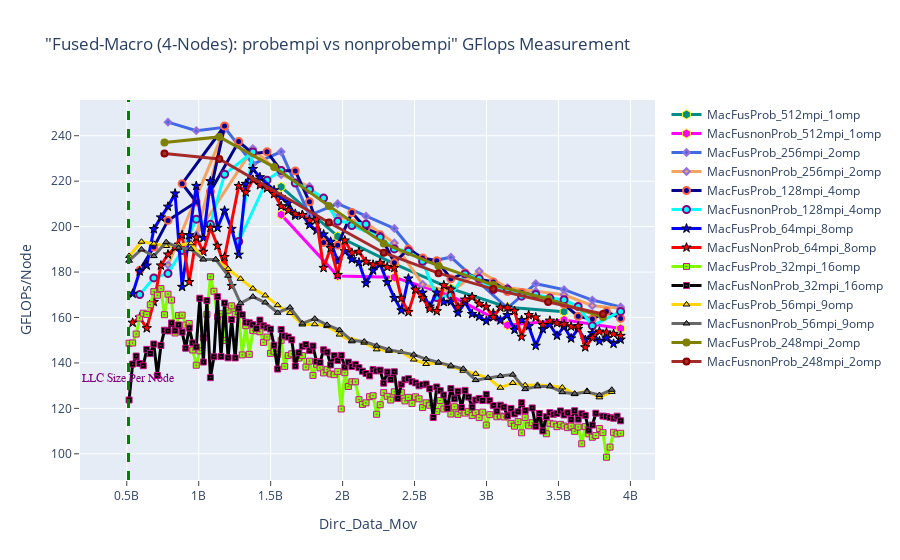

Notebook code for this chart:
### Markdown cell above
## GFLOPS - Fused Macro: Probempi vs NonProbempi

### Code cell
fig = go.Figure() 

# Case 1
fig.add_trace(go.Scatter(x=(dfn4MacFusProb_512mpi_1omp.Dirc_Data_Mov*(dfn4MacFusProb_512mpi_1omp.MPI_size/4)), 
                         y=(dfn4MacFusProb_512mpi_1omp.GFLOPS*(dfn4MacFusProb_512mpi_1omp.MPI_size/4)), 
                         mode='lines+markers', 
                         name='MacFusProb_512mpi_1omp',
                         line=dict(color='darkcyan',width=3),
                         marker=dict(symbol='hexagon',size=9, line=dict(color='yellow',width=1))))

fig.add_trace(go.Scatter(x=(dfn4MacFusnonProb_512mpi_1omp.Dirc_Data_Mov*(dfn4MacFusnonProb_512mpi_1omp.MPI_size/4)), 
                         y=(dfn4MacFusnonProb_512mpi_1omp.GFLOPS*(dfn4MacFusnonProb_512mpi_1omp.MPI_size/4)), 
                         mode='lines+markers', 
                         name='MacFusnonProb_512mpi_1omp',
                         line=dict(color='magenta',width=3),
                         marker=dict(symbol='hexagon',size=9, line=dict(color='yellow',width=1))))


# Case 2
fig.add_trace(go.Scatter(x=(dfn4MacFusProb_256mpi_2omp.Dirc_Data_Mov*(dfn4MacFusProb_256mpi_2omp.MPI_size/4)), 
                         y=(dfn4MacFusProb_256mpi_2omp.GFLOPS*(dfn4MacFusProb_256mpi_2omp.MPI_size/4)), 
                         mode='lines+markers', 
                         name='MacFusProb_256mpi_2omp',
                         line=dict(color='royalblue',width=3),
                         marker=dict(symbol='diamond',size=5,line=dict(color='MediumPurple',width=2))))

fig.add_trace(go.Scatter(x=(dfn4MacFusnonProb_256mpi_2omp.Dirc_Data_Mov*(dfn4MacFusnonProb_256mpi_2omp.MPI_size/4)), 
                         y=(dfn4MacFusnonProb_256mpi_2omp.GFLOPS*(dfn4MacFusnonProb_256mpi_2omp.MPI_size/4)), 
                         mode='lines+markers', 
                         name='MacFusnonProb_256mpi_2omp',
                         line=dict(color='sandybrown',width=3),
                         marker=dict(symbol='diamond',size=5,line=dict(color='MediumPurple',width=2))))


# Case 3
fig.add_trace(go.Scatter(x=(dfn4MacFusProb_128mpi_4omp.Dirc_Data_Mov*(dfn4MacFusProb_128mpi_4omp.MPI_size/4)), 
                         y=(dfn4MacFusProb_128mpi_4omp.GFLOPS*(dfn4MacFusProb_128mpi_4omp.MPI_size/4)), 
                         mode='lines+markers', 
                         name='MacFusProb_128mpi_4omp',
                         line=dict(color='darkblue',width=3),
                         marker=dict(symbol='circle',size=7, line=dict(color='tomato',width=2))))

fig.add_trace(go.Scatter(x=(dfn4MacFusnonProb_128mpi_4omp.Dirc_Data_Mov*(dfn4MacFusnonProb_128mpi_4omp.MPI_size/4)), 
                         y=(dfn4MacFusnonProb_128mpi_4omp.GFLOPS*(dfn4MacFusnonProb_128mpi_4omp.MPI_size/4)), 
                         mode='lines+markers', 
                         name='MacFusnonProb_128mpi_4omp',
                         line=dict(color='cyan',width=3),
                         marker=dict(symbol='circle',size=7,line=dict(color='Purple',width=2))))



# Case 4
fig.add_trace(go.Scatter(x=(dfn4MacFusProb_64mpi_8omp.Dirc_Data_Mov*(dfn4MacFusProb_64mpi_8omp.MPI_size/4)), 
                         y=(dfn4MacFusProb_64mpi_8omp.GFLOPS*(dfn4MacFusProb_64mpi_8omp.MPI_size/4)), 
                         mode='lines+markers', 
                         name='MacFusProb_64mpi_8omp',
                         line=dict(color='blue',width=3),
                         marker=dict(symbol='star',size=7, line=dict(color='black',width=1))))

fig.add_trace(go.Scatter(x=(dfn4MacFusNonProb_64mpi_8omp.Dirc_Data_Mov*(dfn4MacFusNonProb_64mpi_8omp.MPI_size/4)), 
                         y=(dfn4MacFusNonProb_64mpi_8omp.GFLOPS*(dfn4MacFusNonProb_64mpi_8omp.MPI_size/4)), 
                         mode='lines+markers', 
                         name='MacFusNonProb_64mpi_8omp',
                         line=dict(color='red',width=3),
                         marker=dict(symbol='star',size=7, line=dict(color='black',width=1))))


# Case 5
fig.add_trace(go.Scatter(x=(dfn4MacFusProb_32mpi_16omp.Dirc_Data_Mov*(dfn4MacFusProb_32mpi_16omp.MPI_size/4)), 
                         y=(dfn4MacFusProb_32mpi_16omp.GFLOPS*(dfn4MacFusProb_32mpi_16omp.MPI_size/4)), 
                         mode='lines+markers', 
                         name='MacFusProb_32mpi_16omp',
                         line=dict(color='chartreuse',width=3),
                         marker=dict(symbol='square-dot',size=6, line=dict(color='mediumvioletred',width=1))))

fig.add_trace(go.Scatter(x=(dfn4MacFusNonProb_32mpi_16omp.Dirc_Data_Mov*(dfn4MacFusNonProb_32mpi_16omp.MPI_size/4)), 
                         y=(dfn4MacFusNonProb_32mpi_16omp.GFLOPS*(dfn4MacFusNonProb_32mpi_16omp.MPI_size/4)), 
                         mode='lines+markers', 
                         name='MacFusNonProb_32mpi_16omp',
                         line=dict(color='black',width=3),
                         marker=dict(symbol='square-dot',size=6, line=dict(color='mediumvioletred',width=1))))


# Case 6
fig.add_trace(go.Scatter(x=(dfn4MacFusProb_56mpi_9omp.Dirc_Data_Mov*(dfn4MacFusProb_56mpi_9omp.MPI_size/4)), 
                         y=(dfn4MacFusProb_56mpi_9omp.GFLOPS*(dfn4MacFusProb_56mpi_9omp.MPI_size/4)), 
                         mode='lines+markers', 
                         name='MacFusProb_56mpi_9omp',
                         line=dict(color='gold',width=3),
                         marker=dict(symbol='triangle-up',size=6, line=dict(color='black',width=1))))

fig.add_trace(go.Scatter(x=(dfn4MacFusnonProb_56mpi_9omp.Dirc_Data_Mov*(dfn4MacFusnonProb_56mpi_9omp.MPI_size/4)), 
                         y=(dfn4MacFusnonProb_56mpi_9omp.GFLOPS*(dfn4MacFusnonProb_56mpi_9omp.MPI_size/4)), 
                         mode='lines+markers', 
                         name='MacFusnonProb_56mpi_9omp',
                         line=dict(color='dimgray',width=3),
                         marker=dict(symbol='triangle-up',size=6, line=dict(color='black',width=1))))



# Case 7
fig.add_trace(go.Scatter(x=(dfn4MacFusProb_248mpi_2omp.Dirc_Data_Mov*(dfn4MacFusProb_248mpi_2omp.MPI_size/4)), 
                         y=(dfn4MacFusProb_248mpi_2omp.GFLOPS*(dfn4MacFusProb_248mpi_2omp.MPI_size/4)), 
                         mode='lines+markers', 
                         name='MacFusProb_248mpi_2omp',
                         line=dict(color='olive',width=3),
                         marker=dict(symbol='circle',size=6, line=dict(color='olive',width=2))))

fig.add_trace(go.Scatter(x=(dfn4MacFusnonProb_248mpi_2omp.Dirc_Data_Mov*(dfn4MacFusnonProb_248mpi_2omp.MPI_size/4)), 
                         y=(dfn4MacFusnonProb_248mpi_2omp.GFLOPS*(dfn4MacFusnonProb_248mpi_2omp.MPI_size/4)), 
                         mode='lines+markers', 
                         name='MacFusnonProb_248mpi_2omp',
                         line=dict(color='Brown',width=3),
                         marker=dict(symbol='circle',size=6, line=dict(color='darkred',width=2))))




# Adding a vertical line
fig.add_vline(x=512e6, line_width=3, line_dash="dash", line_color="green")
# fig.add_hline(y=1024, line_width=3, line_dash="dash", line_color="red")

# Add annotation
fig.add_annotation(
    x='512e6'
    , y=130
    , text=f'LLC Size Per Node'
    , yanchor='bottom'
    , showarrow=False
    , arrowhead=1
    , arrowsize=1
    , arrowwidth=2
    , arrowcolor="#636363"
    , ax=-20
    , ay=-30
    , font=dict(size=12, color="purple", family="Sans Serif")
    , align="left"
    ,)

fig.update_layout(title='"Fused-Macro (4-Nodes): probempi vs nonprobempi" GFlops Measurement',
                  xaxis_title='Dirc_Data_Mov', yaxis_title='GFLOPs/Node', 
                  xaxis=dict(ticks="outside"),  
                  yaxis=dict(ticks="outside"))

### Figure 1 — Plotly figure (JSON) as saved in the notebook; plotly's stock layout.template omitted (floating-point values rounded to 4 significant figures; data arrays with more than 128 entries replaced by an {"elided": "..."} marker saying what was removed)
{"data": [{"line": {"color": "darkcyan", "width": 3}, "marker": {"line": {"color": "yellow", "width": 1}, "size": 9, "symbol": "hexagon"}, "mode": "lines+markers", "name": "MacFusProb_512mpi_1omp", "type": "scatter", "x": [1572864000, 1966080000, 2359296000, 2752512000, 3145728000, 3538944000], "y": [217.5, 195.7, 183.6, 172.7, 164.5, 162.5]}, {"line": {"color": "magenta", "width": 3}, "marker": {"line": {"color": "yellow", "width": 1}, "size": 9, "symbol": "hexagon"}, "mode": "lines+markers", "name": "MacFusnonProb_512mpi_1omp", "type": "scatter", "x": [1572864000, 1966080000, 2359296000, 2752512000, 3145728000, 3538944000, 3932160000], "y": [205.3, 178.2, 177.7, 169.5, 156.6, 158.9, 155.2]}, {"line": {"color": "royalblue", "width": 3}, "marker": {"line": {"color": "MediumPurple", "width": 2}, "size": 5, "symbol": "diamond"}, "mode": "lines+markers", "name": "MacFusProb_256mpi_2omp", "type": "scatter", "x": [786432000, 983040000, 1179648000, 1376256000, 1572864000, 1769472000, 1966080000, 2162688000, 2359296000, 2555904000, 2752512000, 3145728000, 3342336000, 3538944000, 3735552000, 3932160000], "y": [246.0, 242.2, 243.7, 227.5, 232.9, 205.0, 210.1, 204.6, 199.2, 184.0, 186.5, 164.1, 174.9, 172.3, 167.7, 164.7]}, {"line": {"color": "sandybrown", "width": 3}, "marker": {"line": {"color": "MediumPurple", "width": 2}, "size": 5, "symbol": "diamond"}, "mode": "lines+markers", "name": "MacFusnonProb_256mpi_2omp", "type": "scatter", "x": [786432000, 1179648000, 983040000, 1376256000, 1572864000, 1769472000, 1966080000, 2162688000, 2359296000, 2555904000, 2752512000, 2949120000, 3145728000, 3342336000, 3538944000, 3735552000, 3932160000], "y": [183.1, 242.8, 196.3, 234.3, 222.8, 217.6, 204.2, 201.6, 192.8, 174.6, 171.2, 180.4, 173.1, 171.5, 170.0, 165.2, 164.0]}, {"line": {"color": "darkblue", "width": 3}, "marker": {"line": {"color": "tomato", "width": 2}, "size": 7, "symbol": "circle"}, "mode": "lines+markers", "name": "MacFusProb_128mpi_4omp", "type": "scatter", "x": [589824000, 688128000, 786432000, 983040000, 884736000, 1179648000, 1081344000, 1277952000, 1376256000, 1474560000, 1572864000, 1671168000, 1769472000, 1867776000, 1966080000, 2064384000, 2162688000, 2260992000, 2359296000, 2457600000, 2555904000, 2654208000, 2752512000, 2850816000, 2949120000, 3047424000, 3145728000, 3244032000, 3342336000, 3440640000, 3538944000, 3637248000, 3735552000, 3833856000, 3932160000], "y": [180.8, 191.0, 202.7, 210.8, 218.9, 244.3, 215.5, 237.4, 232.1, 232.9, 224.6, 224.5, 210.9, 193.0, 191.8, 206.2, 199.3, 196.4, 184.1, 190.1, 186.2, 185.0, 177.0, 179.6, 176.9, 175.6, 171.4, 171.0, 169.7, 168.1, 165.8, 160.5, 159.3, 162.6, 159.6]}, {"line": {"color": "cyan", "width": 3}, "marker": {"line": {"color": "Purple", "width": 2}, "size": 7, "symbol": "circle"}, "mode": "lines+markers", "name": "MacFusnonProb_128mpi_4omp", "type": "scatter", "x": [589824000, 688128000, 786432000, 884736000, 983040000, 1081344000, 1179648000, 1376256000, 1277952000, 1474560000, 1572864000, 1671168000, 1769472000, 1867776000, 1966080000, 2162688000, 2064384000, 2260992000, 2359296000, 2457600000, 2555904000, 2654208000, 2752512000, 2850816000, 2949120000, 3047424000, 3145728000, 3244032000, 3342336000, 3440640000, 3538944000, 3637248000, 3735552000, 3932160000], "y": [170.1, 177.4, 179.4, 189.5, 203.3, 201, 223.0, 232.8, 193.5, 220.5, 224.7, 219.2, 216.4, 212.5, 202.4, 201.0, 200.5, 195.3, 190.2, 189.2, 184.7, 168.8, 169.8, 179.1, 177.1, 172.2, 172.4, 169.4, 170.1, 168.5, 167.8, 164.8, 156.3, 162.7]}, {"line": {"color": "blue", "width": 3}, "marker": {"line": {"color": "black", "width": 1}, "size": 7, "symbol": "star"}, "mode": "lines+markers", "name": "MacFusProb_64mpi_8omp", "type": "scatter", "x": [540672000, 589824000, 638976000, 688128000, 737280000, 786432000, 835584000, 884736000, 933888000, 983040000, 1032192000, 1081344000, 1130496000, 1179648000, 1228800000, 1277952000, 1327104000, 1376256000, 1425408000, 1523712000, 1572864000, 1622016000, 1671168000, 1720320000, 1769472000, 1818624000, 1867776000, 1916928000, 1966080000, 2015232000, 2064384000, 2113536000, 2162688000, 2211840000, 2260992000, 2310144000, 2359296000, 2408448000, 2457600000, 2506752000, 2555904000, 2605056000, 2654208000, 2703360000, 2752512000, 2801664000, 2850816000, 2899968000, 2949120000, 2998272000, 3047424000, 3096576000, 3145728000, 3194880000, 3244032000, 3293184000, 3342336000, 3391488000, 3440640000, 3489792000, 3538944000, 3588096000, 3637248000, 3686400000, 3735552000, 3784704000, 3833856000, 3883008000, 3932160000], "y": [170.5, 180.3, 182.9, 198.9, 204.0, 208.8, 214.6, 173.5, 196.2, 217.9, 195.0, 220.0, 199.5, 207.0, 199.0, 187.6, 218.8, 225.4, 221.7, 216.0, 212.9, 210.4, 204.8, 205.1, 200.7, 198.3, 196.6, 193.4, 184.7, 189.2, 185.6, 184.2, 175.1, 180.7, 183.4, 175.6, 168.6, 163.1, 177.1, 172.2, 170.9, 164.8, 171.0, 166.8, 167.0, 162.1, 166.6, 161.5, 160.4, 158.4, 161.9, 158.7, 161.1, 154.6, 158.9, 156.2, 147.6, 154.9, 156.9, 152.0, 156.0, 150.8, 155.0, 150.1, 153.1, 149.6, 150.9, 148.4, 150.3]}, {"line": {"color": "red", "width": 3}, "marker": {"line": {"color": "black", "width": 1}, "size": 7, "symbol": "star"}, "mode": "lines+markers", "name": "MacFusNonProb_64mpi_8omp", "type": "scatter", "x": [540672000, 589824000, 638976000, 688128000, 737280000, 786432000, 835584000, 884736000, 933888000, 983040000, 1032192000, 1081344000, 1130496000, 1228800000, 1179648000, 1277952000, 1327104000, 1376256000, 1425408000, 1474560000, 1523712000, 1572864000, 1622016000, 1671168000, 1720320000, 1769472000, 1818624000, 1867776000, 1916928000, 1966080000, 2015232000, 2064384000, 2113536000, 2162688000, 2211840000, 2260992000, 2310144000, 2359296000, 2408448000, 2457600000, 2506752000, 2555904000, 2605056000, 2654208000, 2703360000, 2752512000, 2801664000, 2850816000, 2899968000, 2949120000, 2998272000, 3047424000, 3096576000, 3145728000, 3194880000, 3244032000, 3293184000, 3342336000, 3391488000, 3440640000, 3489792000, 3538944000, 3588096000, 3637248000, 3686400000, 3735552000, 3784704000, 3833856000, 3883008000, 3932160000], "y": [157.7, 160.0, 155.3, 166.8, 182.9, 187.7, 190.8, 196.3, 175.6, 195.2, 188.9, 199.5, 191.6, 173.9, 186.6, 217.9, 215.1, 220.6, 218.2, 216.9, 214.3, 209.0, 207.1, 205.7, 205.1, 202.8, 203.1, 181.8, 190.5, 178.7, 193.9, 188.5, 188.9, 184.5, 183.3, 184.0, 182.2, 181.8, 168.4, 162.4, 172.3, 168.5, 163.9, 162.8, 174.2, 172.3, 164.5, 167.9, 169.0, 166.0, 164.7, 160.1, 164.3, 164.4, 162.8, 151.5, 161.1, 160.0, 156.7, 158.6, 157.5, 157.1, 156.0, 156.2, 146.9, 151.0, 153.8, 153.4, 152.8, 151.9]}, {"line": {"color": "chartreuse", "width": 3}, "marker": {"line": {"color": "mediumvioletred", "width": 1}, "size": 6, "symbol": "square-dot"}, "mode": "lines+markers", "name": "MacFusProb_32mpi_16omp", "type": "scatter", "x": {"elided": "137 int values"}, "y": {"elided": "137 float values"}}, {"line": {"color": "black", "width": 3}, "marker": {"line": {"color": "mediumvioletred", "width": 1}, "size": 6, "symbol": "square-dot"}, "mode": "lines+markers", "name": "MacFusNonProb_32mpi_16omp", "type": "scatter", "x": {"elided": "138 int values"}, "y": {"elided": "138 float values"}}, {"line": {"color": "gold", "width": 3}, "marker": {"line": {"color": "black", "width": 1}, "size": 6, "symbol": "triangle-up"}, "mode": "lines+markers", "name": "MacFusProb_56mpi_9omp", "type": "scatter", "x": [516096000, 602112000, 688128000, 774144000, 860160000, 946176000, 1032192000, 1118208000, 1204224000, 1290240000, 1376256000, 1462272000, 1548288000, 1634304000, 1720320000, 1806336000, 1892352000, 2064384000, 1978368000, 2150400000, 2236416000, 2322432000, 2408448000, 2494464000, 2580480000, 2666496000, 2752512000, 2838528000, 2924544000, 3010560000, 3096576000, 3182592000, 3268608000, 3354624000, 3440640000, 3526656000, 3612672000, 3698688000, 3784704000, 3870720000], "y": [187.1, 193.3, 192.5, 191.5, 191.8, 192.6, 185.6, 185.5, 181.4, 177.0, 172.7, 169.7, 165.4, 162.0, 156.9, 157.0, 156.2, 149.5, 152.5, 148.9, 146.0, 145.3, 144.8, 141.5, 139.5, 140.1, 138.5, 136.5, 135.2, 133.4, 129.1, 131.2, 130.2, 130.3, 130.0, 129.2, 126.3, 127.7, 124.9, 127.2]}, {"line": {"color": "dimgray", "width": 3}, "marker": {"line": {"color": "black", "width": 1}, "size": 6, "symbol": "triangle-up"}, "mode": "lines+markers", "name": "MacFusnonProb_56mpi_9omp", "type": "scatter", "x": [516096000, 602112000, 688128000, 774144000, 860160000, 946176000, 1032192000, 1118208000, 1204224000, 1290240000, 1376256000, 1462272000, 1548288000, 1634304000, 1720320000, 1806336000, 1892352000, 1978368000, 2064384000, 2150400000, 2236416000, 2322432000, 2494464000, 2580480000, 2666496000, 2752512000, 2838528000, 2924544000, 3010560000, 3096576000, 3182592000, 3268608000, 3354624000, 3440640000, 3526656000, 3612672000, 3698688000, 3784704000, 3870720000], "y": [185.0, 190.0, 187.0, 193.2, 190.7, 190.1, 185.5, 185.6, 178.4, 166.3, 169.2, 166.6, 162.1, 164.4, 157.4, 159.5, 156.8, 154.5, 149.9, 149.4, 147.6, 145.8, 143.6, 141.7, 140.2, 138.8, 137.4, 132.4, 133.5, 134.2, 134.9, 128.5, 129.7, 129.6, 127.1, 126.5, 127.2, 125.9, 128.2]}, {"line": {"color": "olive", "width": 3}, "marker": {"line": {"color": "olive", "width": 2}, "size": 6, "symbol": "circle"}, "mode": "lines+markers", "name": "MacFusProb_248mpi_2omp", "type": "scatter", "x": [761856000, 1142784000, 1523712000, 1904640000, 2285568000, 2666496000, 3047424000, 3428352000, 3809280000], "y": [237.0, 239.5, 226.2, 209.1, 192.6, 182.7, 174.3, 168.1, 160.2]}, {"line": {"color": "Brown", "width": 3}, "marker": {"line": {"color": "darkred", "width": 2}, "size": 6, "symbol": "circle"}, "mode": "lines+markers", "name": "MacFusnonProb_248mpi_2omp", "type": "scatter", "x": [761856000, 1142784000, 1904640000, 2285568000, 2666496000, 3047424000, 3428352000, 3809280000], "y": [232.2, 229.7, 201.8, 188.5, 179.5, 172.5, 166.8, 161.5]}], "layout": {"annotations": [{"align": "left", "arrowcolor": "#636363", "arrowhead": 1, "arrowsize": 1, "arrowwidth": 2, "ax": -20, "ay": -30, "font": {"color": "purple", "family": "Sans Serif", "size": 12}, "showarrow": false, "text": "LLC Size Per Node", "x": "512e6", "y": 130, "yanchor": "bottom"}], "shapes": [{"line": {"color": "green", "dash": "dash", "width": 3}, "type": "line", "x0": 512000000, "x1": 512000000, "xref": "x", "y0": 0, "y1": 1, "yref": "y domain"}], "title": {"text": "\"Fused-Macro (4-Nodes): probempi vs nonprobempi\" GFlops Measurement"}, "xaxis": {"ticks": "outside", "title": {"text": "Dirc_Data_Mov"}}, "yaxis": {"ticks": "outside", "title": {"text": "GFLOPs/Node"}}}}
